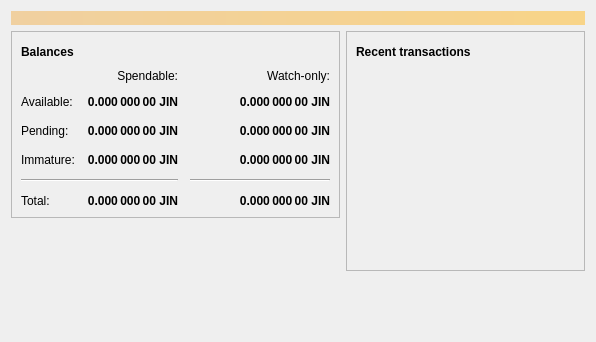
<?xml version="1.0" encoding="UTF-8"?>
<ui version="4.0">
 <class>OverviewPage</class>
 <widget class="QWidget" name="OverviewPage">
  <property name="geometry">
   <rect>
    <x>0</x>
    <y>0</y>
    <width>596</width>
    <height>342</height>
   </rect>
  </property>
  <property name="windowTitle">
   <string>Form</string>
  </property>
  <layout class="QVBoxLayout" name="topLayout">
   <item>
    <widget class="QLabel" name="labelAlerts">
     <property name="visible">
      <bool>false</bool>
     </property>
     <property name="styleSheet">
      <string notr="true">QLabel { background-color: qlineargradient(x1: 0, y1: 0, x2: 1, y2: 0, stop:0 #F0D0A0, stop:1 #F8D488); color:#000000; }</string>
     </property>
     <property name="wordWrap">
      <bool>true</bool>
     </property>
     <property name="margin">
      <number>3</number>
     </property>
     <property name="textInteractionFlags">
      <set>Qt::TextSelectableByMouse</set>
     </property>
    </widget>
   </item>
   <item>
    <layout class="QHBoxLayout" name="horizontalLayout" stretch="1,1">
     <item>
      <layout class="QVBoxLayout" name="verticalLayout_2">
       <item>
        <widget class="QFrame" name="frame">
         <property name="frameShape">
          <enum>QFrame::StyledPanel</enum>
         </property>
         <property name="frameShadow">
          <enum>QFrame::Raised</enum>
         </property>
         <layout class="QVBoxLayout" name="verticalLayout_4">
          <item>
           <layout class="QHBoxLayout" name="horizontalLayout_4">
            <item>
             <widget class="QLabel" name="label_5">
              <property name="font">
               <font>
                <weight>75</weight>
                <bold>true</bold>
               </font>
              </property>
              <property name="text">
               <string>Balances</string>
              </property>
             </widget>
            </item>
            <item>
             <widget class="QPushButton" name="labelWalletStatus">
              <property name="enabled">
               <bool>false</bool>
              </property>
              <property name="maximumSize">
               <size>
                <width>30</width>
                <height>16777215</height>
               </size>
              </property>
              <property name="toolTip">
               <string>The displayed information may be out of date. Your wallet automatically synchronizes with the Jincoin network after a connection is established, but this process has not completed yet.</string>
              </property>
              <property name="text">
               <string/>
              </property>
              <property name="icon">
               <iconset resource="../bitcoin.qrc">
                <normaloff>:/icons/warning</normaloff>
                <disabledoff>:/icons/warning</disabledoff>:/icons/warning</iconset>
              </property>
              <property name="iconSize">
               <size>
                <width>24</width>
                <height>24</height>
               </size>
              </property>
              <property name="flat">
               <bool>true</bool>
              </property>
             </widget>
            </item>
            <item>
             <spacer name="horizontalSpacer_3">
              <property name="orientation">
               <enum>Qt::Horizontal</enum>
              </property>
              <property name="sizeHint" stdset="0">
               <size>
                <width>40</width>
                <height>20</height>
               </size>
              </property>
             </spacer>
            </item>
           </layout>
          </item>
          <item>
           <layout class="QGridLayout" name="gridLayout">
            <property name="spacing">
             <number>12</number>
            </property>
            <item row="2" column="2">
             <widget class="QLabel" name="labelWatchPending">
              <property name="font">
               <font>
                <weight>75</weight>
                <bold>true</bold>
               </font>
              </property>
              <property name="cursor">
               <cursorShape>IBeamCursor</cursorShape>
              </property>
              <property name="toolTip">
               <string>Unconfirmed transactions to watch-only addresses</string>
              </property>
              <property name="text">
               <string notr="true">0.000 000 00 JIN</string>
              </property>
              <property name="alignment">
               <set>Qt::AlignRight|Qt::AlignTrailing|Qt::AlignVCenter</set>
              </property>
              <property name="textInteractionFlags">
               <set>Qt::LinksAccessibleByMouse|Qt::TextSelectableByKeyboard|Qt::TextSelectableByMouse</set>
              </property>
             </widget>
            </item>
            <item row="2" column="1">
             <widget class="QLabel" name="labelUnconfirmed">
              <property name="font">
               <font>
                <weight>75</weight>
                <bold>true</bold>
               </font>
              </property>
              <property name="cursor">
               <cursorShape>IBeamCursor</cursorShape>
              </property>
              <property name="toolTip">
               <string>Total of transactions that have yet to be confirmed, and do not yet count toward the spendable balance</string>
              </property>
              <property name="text">
               <string notr="true">0.000 000 00 JIN</string>
              </property>
              <property name="alignment">
               <set>Qt::AlignRight|Qt::AlignTrailing|Qt::AlignVCenter</set>
              </property>
              <property name="textInteractionFlags">
               <set>Qt::LinksAccessibleByMouse|Qt::TextSelectableByKeyboard|Qt::TextSelectableByMouse</set>
              </property>
             </widget>
            </item>
            <item row="3" column="2">
             <widget class="QLabel" name="labelWatchImmature">
              <property name="font">
               <font>
                <weight>75</weight>
                <bold>true</bold>
               </font>
              </property>
              <property name="cursor">
               <cursorShape>IBeamCursor</cursorShape>
              </property>
              <property name="toolTip">
               <string>Mined balance in watch-only addresses that has not yet matured</string>
              </property>
              <property name="text">
               <string notr="true">0.000 000 00 JIN</string>
              </property>
              <property name="alignment">
               <set>Qt::AlignRight|Qt::AlignTrailing|Qt::AlignVCenter</set>
              </property>
              <property name="textInteractionFlags">
               <set>Qt::LinksAccessibleByMouse|Qt::TextSelectableByKeyboard|Qt::TextSelectableByMouse</set>
              </property>
             </widget>
            </item>
            <item row="4" column="0" colspan="2">
             <widget class="Line" name="line">
              <property name="orientation">
               <enum>Qt::Horizontal</enum>
              </property>
             </widget>
            </item>
            <item row="4" column="2">
             <widget class="Line" name="lineWatchBalance">
              <property name="sizePolicy">
               <sizepolicy hsizetype="Preferred" vsizetype="Fixed">
                <horstretch>0</horstretch>
                <verstretch>0</verstretch>
               </sizepolicy>
              </property>
              <property name="minimumSize">
               <size>
                <width>140</width>
                <height>0</height>
               </size>
              </property>
              <property name="orientation">
               <enum>Qt::Horizontal</enum>
              </property>
             </widget>
            </item>
            <item row="5" column="0">
             <widget class="QLabel" name="labelTotalText">
              <property name="text">
               <string>Total:</string>
              </property>
             </widget>
            </item>
            <item row="3" column="1">
             <widget class="QLabel" name="labelImmature">
              <property name="font">
               <font>
                <weight>75</weight>
                <bold>true</bold>
               </font>
              </property>
              <property name="cursor">
               <cursorShape>IBeamCursor</cursorShape>
              </property>
              <property name="toolTip">
               <string>Mined balance that has not yet matured</string>
              </property>
              <property name="text">
               <string notr="true">0.000 000 00 JIN</string>
              </property>
              <property name="alignment">
               <set>Qt::AlignRight|Qt::AlignTrailing|Qt::AlignVCenter</set>
              </property>
              <property name="textInteractionFlags">
               <set>Qt::LinksAccessibleByMouse|Qt::TextSelectableByKeyboard|Qt::TextSelectableByMouse</set>
              </property>
             </widget>
            </item>
            <item row="2" column="3">
             <spacer name="horizontalSpacer_2">
              <property name="orientation">
               <enum>Qt::Horizontal</enum>
              </property>
              <property name="sizeHint" stdset="0">
               <size>
                <width>40</width>
                <height>20</height>
               </size>
              </property>
             </spacer>
            </item>
            <item row="3" column="0">
             <widget class="QLabel" name="labelImmatureText">
              <property name="text">
               <string>Immature:</string>
              </property>
             </widget>
            </item>
            <item row="5" column="1">
             <widget class="QLabel" name="labelTotal">
              <property name="font">
               <font>
                <weight>75</weight>
                <bold>true</bold>
               </font>
              </property>
              <property name="cursor">
               <cursorShape>IBeamCursor</cursorShape>
              </property>
              <property name="toolTip">
               <string>Your current total balance</string>
              </property>
              <property name="text">
               <string notr="true">0.000 000 00 JIN</string>
              </property>
              <property name="alignment">
               <set>Qt::AlignRight|Qt::AlignTrailing|Qt::AlignVCenter</set>
              </property>
              <property name="textInteractionFlags">
               <set>Qt::LinksAccessibleByMouse|Qt::TextSelectableByKeyboard|Qt::TextSelectableByMouse</set>
              </property>
             </widget>
            </item>
            <item row="5" column="2">
             <widget class="QLabel" name="labelWatchTotal">
              <property name="font">
               <font>
                <weight>75</weight>
                <bold>true</bold>
               </font>
              </property>
              <property name="cursor">
               <cursorShape>IBeamCursor</cursorShape>
              </property>
              <property name="toolTip">
               <string>Current total balance in watch-only addresses</string>
              </property>
              <property name="text">
               <string notr="true">0.000 000 00 JIN</string>
              </property>
              <property name="alignment">
               <set>Qt::AlignRight|Qt::AlignTrailing|Qt::AlignVCenter</set>
              </property>
              <property name="textInteractionFlags">
               <set>Qt::LinksAccessibleByMouse|Qt::TextSelectableByKeyboard|Qt::TextSelectableByMouse</set>
              </property>
             </widget>
            </item>
            <item row="0" column="2">
             <widget class="QLabel" name="labelWatchonly">
              <property name="text">
               <string>Watch-only:</string>
              </property>
              <property name="alignment">
               <set>Qt::AlignRight|Qt::AlignTrailing|Qt::AlignVCenter</set>
              </property>
             </widget>
            </item>
            <item row="1" column="0">
             <widget class="QLabel" name="labelBalanceText">
              <property name="text">
               <string>Available:</string>
              </property>
             </widget>
            </item>
            <item row="1" column="1">
             <widget class="QLabel" name="labelBalance">
              <property name="font">
               <font>
                <weight>75</weight>
                <bold>true</bold>
               </font>
              </property>
              <property name="cursor">
               <cursorShape>IBeamCursor</cursorShape>
              </property>
              <property name="toolTip">
               <string>Your current spendable balance</string>
              </property>
              <property name="text">
               <string notr="true">0.000 000 00 JIN</string>
              </property>
              <property name="alignment">
               <set>Qt::AlignRight|Qt::AlignTrailing|Qt::AlignVCenter</set>
              </property>
              <property name="textInteractionFlags">
               <set>Qt::LinksAccessibleByMouse|Qt::TextSelectableByKeyboard|Qt::TextSelectableByMouse</set>
              </property>
             </widget>
            </item>
            <item row="1" column="2">
             <widget class="QLabel" name="labelWatchAvailable">
              <property name="font">
               <font>
                <weight>75</weight>
                <bold>true</bold>
               </font>
              </property>
              <property name="cursor">
               <cursorShape>IBeamCursor</cursorShape>
              </property>
              <property name="toolTip">
               <string>Your current balance in watch-only addresses</string>
              </property>
              <property name="text">
               <string notr="true">0.000 000 00 JIN</string>
              </property>
              <property name="alignment">
               <set>Qt::AlignRight|Qt::AlignTrailing|Qt::AlignVCenter</set>
              </property>
              <property name="textInteractionFlags">
               <set>Qt::LinksAccessibleByMouse|Qt::TextSelectableByKeyboard|Qt::TextSelectableByMouse</set>
              </property>
             </widget>
            </item>
            <item row="2" column="0">
             <widget class="QLabel" name="labelPendingText">
              <property name="text">
               <string>Pending:</string>
              </property>
             </widget>
            </item>
            <item row="0" column="1">
             <widget class="QLabel" name="labelSpendable">
              <property name="text">
               <string>Spendable:</string>
              </property>
              <property name="alignment">
               <set>Qt::AlignRight|Qt::AlignTrailing|Qt::AlignVCenter</set>
              </property>
             </widget>
            </item>
           </layout>
          </item>
         </layout>
        </widget>
       </item>
       <item>
        <spacer name="verticalSpacer">
         <property name="orientation">
          <enum>Qt::Vertical</enum>
         </property>
         <property name="sizeHint" stdset="0">
          <size>
           <width>20</width>
           <height>40</height>
          </size>
         </property>
        </spacer>
       </item>
      </layout>
     </item>
     <item>
      <layout class="QVBoxLayout" name="verticalLayout_3">
       <item>
        <widget class="QFrame" name="frame_2">
         <property name="frameShape">
          <enum>QFrame::StyledPanel</enum>
         </property>
         <property name="frameShadow">
          <enum>QFrame::Raised</enum>
         </property>
         <layout class="QVBoxLayout" name="verticalLayout">
          <item>
           <layout class="QHBoxLayout" name="horizontalLayout_2">
            <item>
             <widget class="QLabel" name="label_4">
              <property name="font">
               <font>
                <weight>75</weight>
                <bold>true</bold>
               </font>
              </property>
              <property name="text">
               <string>Recent transactions</string>
              </property>
             </widget>
            </item>
            <item>
             <widget class="QPushButton" name="labelTransactionsStatus">
              <property name="enabled">
               <bool>false</bool>
              </property>
              <property name="maximumSize">
               <size>
                <width>30</width>
                <height>16777215</height>
               </size>
              </property>
              <property name="toolTip">
               <string>The displayed information may be out of date. Your wallet automatically synchronizes with the Jincoin network after a connection is established, but this process has not completed yet.</string>
              </property>
              <property name="text">
               <string/>
              </property>
              <property name="icon">
               <iconset resource="../bitcoin.qrc">
                <normaloff>:/icons/warning</normaloff>
                <disabledoff>:/icons/warning</disabledoff>:/icons/warning</iconset>
              </property>
              <property name="iconSize">
               <size>
                <width>24</width>
                <height>24</height>
               </size>
              </property>
              <property name="flat">
               <bool>true</bool>
              </property>
             </widget>
            </item>
            <item>
             <spacer name="horizontalSpacer">
              <property name="orientation">
               <enum>Qt::Horizontal</enum>
              </property>
              <property name="sizeHint" stdset="0">
               <size>
                <width>40</width>
                <height>20</height>
               </size>
              </property>
             </spacer>
            </item>
           </layout>
          </item>
          <item>
           <widget class="QListView" name="listTransactions">
            <property name="styleSheet">
             <string notr="true">QListView { background: transparent; }</string>
            </property>
            <property name="frameShape">
             <enum>QFrame::NoFrame</enum>
            </property>
            <property name="verticalScrollBarPolicy">
             <enum>Qt::ScrollBarAlwaysOff</enum>
            </property>
            <property name="horizontalScrollBarPolicy">
             <enum>Qt::ScrollBarAlwaysOff</enum>
            </property>
            <property name="selectionMode">
             <enum>QAbstractItemView::NoSelection</enum>
            </property>
           </widget>
          </item>
         </layout>
        </widget>
       </item>
       <item>
        <spacer name="verticalSpacer_2">
         <property name="orientation">
          <enum>Qt::Vertical</enum>
         </property>
         <property name="sizeHint" stdset="0">
          <size>
           <width>20</width>
           <height>40</height>
          </size>
         </property>
        </spacer>
       </item>
      </layout>
     </item>
    </layout>
   </item>
  </layout>
 </widget>
 <resources/>
 <connections/>
</ui>
